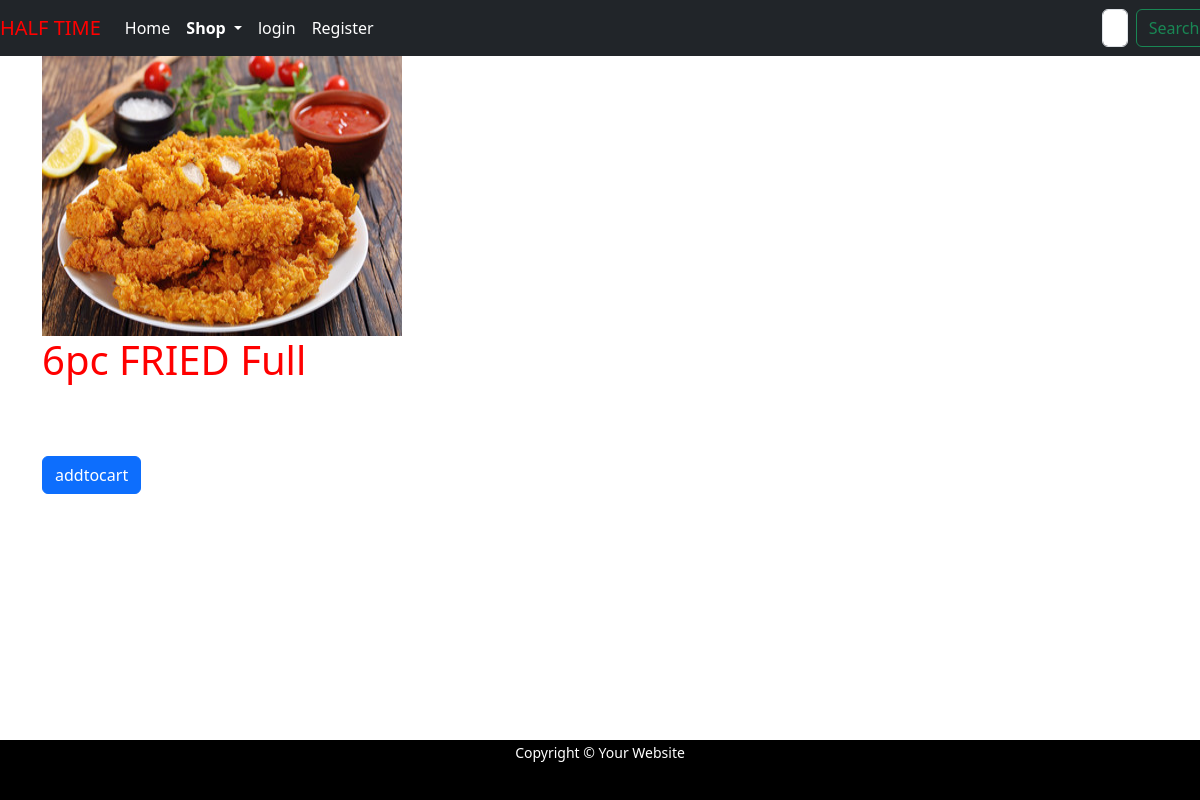
The page /prodetail/6pc-fried on the database its author committed.
### resto/models.py (models this page shows, shortened)
class Product(models.Model):
    name = models.CharField(max_length=20)
    desc = models.TextField()
    slug = models.SlugField(max_length=250, unique=True)
    img = models.ImageField(upload_to="resto/Category", null=True, blank=True)
    price=models.DecimalField(max_digits=5,decimal_places=2)
    stock=models.DecimalField(max_digits=5,decimal_places=2)
    created=models.DateTimeField(auto_now_add=True)
    updated=models.DateTimeField(auto_now=True)
    category=models.ForeignKey(Category,on_delete=models.CASCADE)
    available = models.BooleanField(default=True)

### resto/views.py (the view)
# urls.py: path('prodetail/<slug:pslug>',views.prodetail,name='prodetail'),
def prodetail(request,pslug):
    p=Product.objects.get(slug=pslug)
    return render(request,'detail.html',{'p':p})

### cart/context_processors.py (called while the page is built, shortened)
def counter(request):
    item_count=0
    return {'item_count':item_count}

### resto/context_processors.py (called while the page is built)
def menu_links(request):
    links=Category.objects.all()
    return {'links':links}

### templates/detail.html
{% extends 'base.html' %}
{% load static %}
{% block content %}
<div class="container">
    <div class="row">
        <div class="col-sm-3">
            <img src="{{p.img.url}}" style="height:280px;width:360px;" alt="{{p.img.url}}">
        </div>
        <div class="col-sm-10">
            <div>
                <h1 style="color:red">{{p.name}} Full </h1>
                <p style="font-weight:bold;color:white;font-size:2rem;">{{p.price}} </p>
<a class="btn btn-primary" href="{% url 'cart:addtocart' p.id %}">addtocart</a>
            </div>
        </div>
    </div>
</div>
{% endblock %}

### static/css/custom.css (style rules this page uses)
#background { background-repeat:no-repeat; background-size:1580px 900px; background-position:top; background-attachment:fixed; }

### rows shown on the page
Product: img (picture), name "6pc FRIED"
